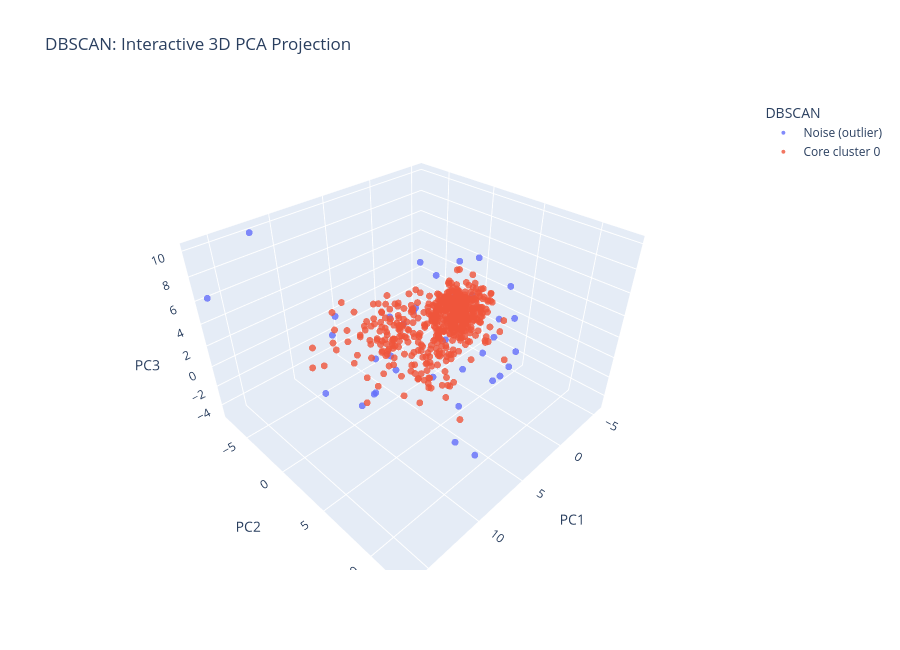

The notebook cell this image was saved under:
### Code cell
px.scatter_3d(df_vis, x="PC1", y="PC2", z="PC3", color="DBSCAN",
              title="DBSCAN: Interactive 3D PCA Projection", opacity=0.8, height=650
              ).update_traces(marker=dict(size=4)).show()

### Figure 1 — Plotly figure (JSON) as saved in the notebook; plotly's stock layout.template omitted (floating-point values rounded to 4 significant figures; data arrays with more than 128 entries replaced by an {"elided": "..."} marker saying what was removed)
{"data": [{"hovertemplate": "DBSCAN=Noise (outlier)<br>PC1=%{x}<br>PC2=%{y}<br>PC3=%{z}<extra></extra>", "legendgroup": "Noise (outlier)", "marker": {"color": "#636efa", "opacity": 0.8, "size": 4, "symbol": "circle"}, "mode": "markers", "name": "Noise (outlier)", "scene": "scene", "showlegend": true, "type": "scatter3d", "x": [9.193, 7.123, 6.352, 8.185, 7.099, -0.9981, 9.088, 4.33, -0.3079, 11.67, 5.035, 13.06, 3.591, 0.851, 12.89, 3.782, 2.4, 7.093, 1.171, 6.523, -5.566, 12.29, 3.372, 8.734, 6.62, 0.4033, 3.134, -3.765, 6.182, 2.045, 16.32, 1.299, 1.077, -1.293, -4.87, 10.37], "y": [1.949, 10.28, 7.727, 2.701, 2.019, -3.351, 2.019, 9.203, 7.388, 4.749, 0.7744, 0.9815, 3.926, -2.307, 2.317, 0.8604, 4.838, 12.57, 7.014, 8.011, -0.4778, -7.543, 2.588, 3.28, -6.003, 3.723, 4.273, 4.398, 5.108, 6.427, -7.776, 7.73, 8.295, 4.964, -2.131, 1.672], "z": [-1.123, -3.233, -4.342, 5.73, -0.02901, 4.306, 2.141, 1.493, 3.819, 2.006, 2.682, 0.5988, 2.047, 0.5675, 6.329, 3.671, -1.028, 7.359, 4.272, -0.3264, 4.127, 10.11, 7.092, 2.904, 0.9894, 4.586, 5.866, 3.95, 0.5211, 1.274, 6.235, -0.6889, 0.4342, 0.3459, 3.414, -1.877]}, {"hovertemplate": "DBSCAN=Core cluster 0<br>PC1=%{x}<br>PC2=%{y}<br>PC3=%{z}<extra></extra>", "legendgroup": "Core cluster 0", "marker": {"color": "#EF553B", "opacity": 0.8, "size": 4, "symbol": "circle"}, "mode": "markers", "name": "Core cluster 0", "scene": "scene", "showlegend": true, "type": "scatter3d", "x": {"elided": "533 float values"}, "y": {"elided": "533 float values"}, "z": {"elided": "533 float values"}}], "layout": {"height": 650, "legend": {"title": {"text": "DBSCAN"}, "tracegroupgap": 0}, "scene": {"domain": {"x": [0, 1], "y": [0, 1]}, "xaxis": {"title": {"text": "PC1"}}, "yaxis": {"title": {"text": "PC2"}}, "zaxis": {"title": {"text": "PC3"}}}, "title": {"text": "DBSCAN: Interactive 3D PCA Projection"}}}
